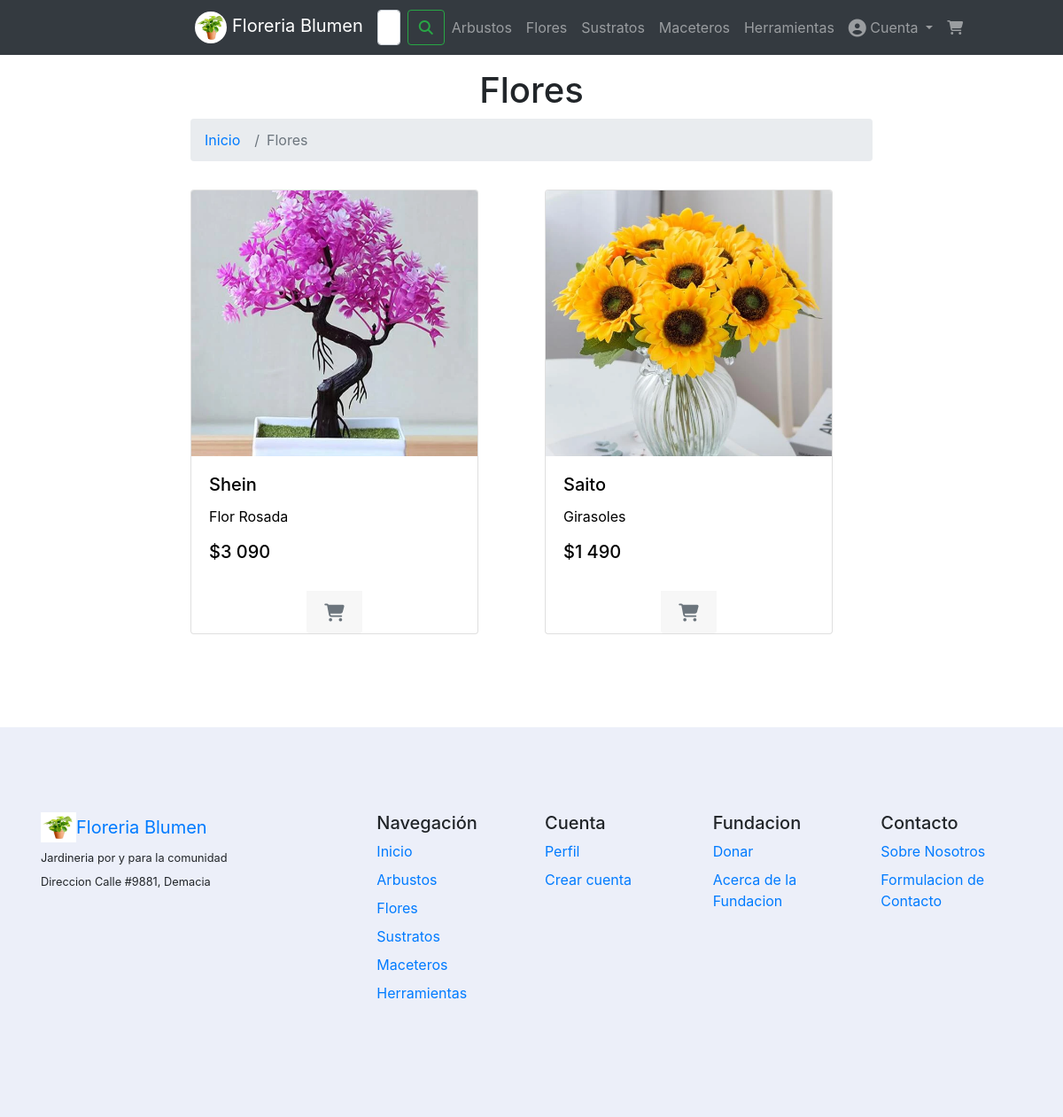
/productos/flores/, run on the app's committed database.
### core/models.py (models this page shows, shortened)
class Producto(models.Model):
    imagen = models.ImageField(upload_to="productos", blank=True, null=True)
    nombre = models.CharField(max_length=50)
    marca = models.CharField(max_length=50)
    descripcion = models.CharField(max_length=500)
    precio = models.IntegerField()
    stock = models.IntegerField()
    tipo = models.ForeignKey(TipoProducto, on_delete=models.CASCADE)
    creado_en = models.DateField()
    modificado_en = models.DateField(blank=True, null=True)

### core/views.py (the view)
# urls.py: path('productos/flores/', flores, name="flores"),
def flores(request):
    productos = Producto.objects.filter(tipo_id = "2").all()
    page = request.GET.get('page', 1) # OBTENEMOS LA VARIABLE DE LA URL, SI NO EXISTE NADA DEVUELVE 1
    try:
        paginator = Paginator(productos, 5)
        productos = paginator.page(page)
    except:
        raise Http404
    data = {
        'listaProductos': productos,
        'paginator': paginator
    }
    return render(request, 'core/productos/flores.html', data)

### core/templates/core/productos/flores.html (shortened to what this page needs)
{% extends 'core/base.html' %}
{% load static %}
{% block contenido %}
{% load humanize %}
<body>
    <div class="container-fluid pt-3">
        <div class="row ">
            <div class="col-2 d-none d-lg-block"></div>
            <div class="col-8 container" style="text-align: center;">
                <h1>Flores</h1>
                <nav style="--bs-breadcrumb-divider: '>';" aria-label="breadcrumb">
                    <ol class="breadcrumb">
                      <li class="breadcrumb-item"><a href="{% url 'index' %}">Inicio</a></li>
                      <li class="breadcrumb-item active" aria-current="page">Flores</li>
                    </ol>
                  </nav>
            </div>
            <div class="col-2 d-none d-lg-block"></div>
        </div>
    </div>
    <div class="container-fluid pt-3">
        <div class="row ">
            <div class="col-2 d-none d-lg-block"></div>
            <div class="col-8 container">
                <div class="row row-cols-2 row-cols-md-4 g-4">
                    {% for aux in listaProductos %}
                    <div class="col mb-4">
                        <div class="card carta-producto ">
                            {% if aux.imagen %}
                            <img class="card-img-top c-img" src="{{ aux.imagen.url }}" alt="Card image" style="height: 300px;">
                            {% else %}
                            <img class="card-img-top c-img" src="{% static 'core/img/logo.jpg' %}" alt="Card image" style="height: 300px;">
                            {% endif %}
                            <div class="card-body">
                                <h5 class="card-title">{{ aux.marca | capfirst }}</h4>
                                    <p class="card-text">{{ aux.nombre | title }}</p>
                                    <h5 class="card-title">${{ aux.precio | intcomma }}</h4>
                            </div>
                            <div class="card-footer mx-auto" style="border: none; text-align: center;">
                                <a href="{% url 'carrito_agregar' aux.id %}" class="link-secondary"><i class="fa-solid fa-cart-shopping fa-lg"></i></a>
                            </div>
                        </div>
                    </div>
                    {% endfor %}
                </div>
            </div>
            <div class="col-2 d-none d-lg-block"></div>
        </div>
    </div>
    <div class="container-fluid p-3">
        <div class="row">
            <div class="col-2 d-none d-lg-block"></div>
            <div class="col-8" style="align-content: center;">
            </div>
            <div class="col-2 d-none d-lg-block "></div>
        </div>
    </div>
</body>
{% endblock contenido %}

### core/static/core/css/styles.css (style rules this page uses)
.c-img { height: 100%; object-fit: cover; }
.carta-producto { color: black; min-height: 160px; min-width: 125px; max-width: 325px; justify-content: start; }
body { background-image: url(); background-size: cover; background-repeat: no-repeat; background-attachment: fixed; }
a { color: rgb(52, 223, 18); }

### data on the page
Producto: imagen (picture), marca "Shein", nombre "Flor Rosada", precio "3 090"
Producto: imagen (picture), marca "Saito", nombre "Girasoles", precio "1 490"
